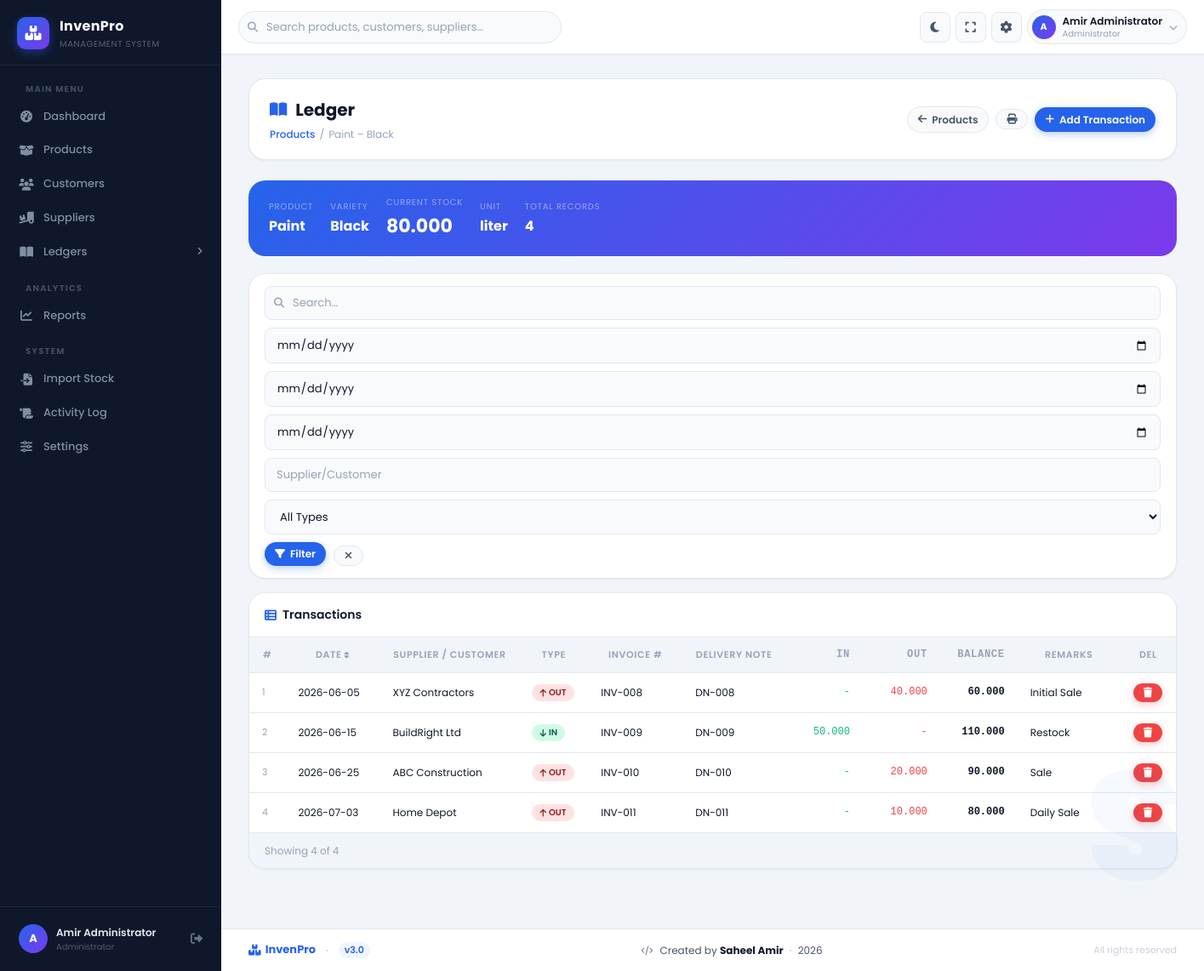
/ledger/index.php?variety_id=2 (signed in), run on the app's committed database.
### tables this page shows
CREATE TABLE product_varieties (
    id INT PRIMARY KEY AUTO_INCREMENT,
    product_id INT NOT NULL,
    name VARCHAR(255) NOT NULL,
    current_stock DECIMAL(15,3) DEFAULT 0.000,
    created_at DATETIME DEFAULT CURRENT_TIMESTAMP,
    updated_at DATETIME DEFAULT CURRENT_TIMESTAMP ON UPDATE CURRENT_TIMESTAMP,
    FOREIGN KEY (product_id) REFERENCES products(id) ON DELETE CASCADE,
    UNIQUE KEY uniq_product_variety (product_id, name),
    INDEX idx_variety_product (product_id)
);

CREATE TABLE products (
    id INT PRIMARY KEY AUTO_INCREMENT,
    name VARCHAR(255) NOT NULL,
    description TEXT DEFAULT '',
    category VARCHAR(100) DEFAULT '',
    unit VARCHAR(50) DEFAULT 'pcs',
    created_at DATETIME DEFAULT CURRENT_TIMESTAMP,
    updated_at DATETIME DEFAULT CURRENT_TIMESTAMP ON UPDATE CURRENT_TIMESTAMP,
    created_by INT DEFAULT NULL,
    FOREIGN KEY (created_by) REFERENCES users(id) ON DELETE SET NULL,
    INDEX idx_product_category (category)
);

CREATE TABLE ledger_transactions (
    id INT PRIMARY KEY AUTO_INCREMENT,
    variety_id INT NOT NULL,
    transaction_date DATE NOT NULL,
    customer VARCHAR(255) DEFAULT '',
    invoice_number VARCHAR(100) DEFAULT '',
    delivery_note VARCHAR(100) DEFAULT '',
    stock_in DECIMAL(15,3) DEFAULT 0.000,
    stock_out DECIMAL(15,3) DEFAULT 0.000,
    remarks TEXT DEFAULT '',
    created_at DATETIME DEFAULT CURRENT_TIMESTAMP,
    created_by INT DEFAULT NULL,
    FOREIGN KEY (variety_id) REFERENCES product_varieties(id) ON DELETE CASCADE,
    FOREIGN KEY (created_by) REFERENCES users(id) ON DELETE SET NULL,
    INDEX idx_trans_variety_date (variety_id, transaction_date),
    INDEX idx_trans_date (transaction_date),
    INDEX idx_trans_customer (customer),
    INDEX idx_trans_invoice (invoice_number)
);

### includes/functions.php (called while the page is built, shortened)
<?php
function get_setting($key, $default = '') {
    static $settings = null;
    if ($settings === null) {
        $db = getDB();
        $result = $db->query("SELECT setting_key, setting_value FROM settings");
        $settings = [];
        while ($row = $result->fetch_assoc()) {
            $settings[$row['setting_key']] = $row['setting_value'];
        }
    }
    return $settings[$key] ?? $default;
}

### ledger/index.php (the view, shortened to what this page needs)
<?php
require_once __DIR__.'/../includes/functions.php';
$action=$_GET['action']??'index';
if($action==='add')    { if($_SERVER['REQUEST_METHOD']==='POST') add_txn(); else show_form(); }
elseif($action==='delete') del_txn();
else index_page();
function index_page(){
  $db=getDB(); $vid=(int)($_GET['variety_id']??0);
  $vs=$db->prepare("SELECT v.*,p.name pname,p.unit FROM product_varieties v JOIN products p ON v.product_id=p.id WHERE v.id=?");
  $vs->bind_param('i',$vid); $vs->execute(); $var=$vs->get_result()->fetch_assoc(); $vs->close();
  $search=$_GET['search']??''; $fd=$_GET['filter_date']??'';
  $fdf=$_GET['filter_date_from']??''; $fdt=$_GET['filter_date_to']??'';
  $fc=$_GET['filter_customer']??''; $ftype=$_GET['filter_type']??'';
  $pg=max(1,(int)($_GET['page']??1));
  $lim=(int)(get_setting('rows_per_page')?:25); $off=($pg-1)*$lim;
  $sort=$_GET['sort']??'date'; $dir=strtoupper($_GET['dir']??'DESC');
  $smap=['id'=>'l.id','date'=>'l.transaction_date','customer'=>'l.customer','invoice'=>'l.invoice_number','in'=>'l.stock_in','out'=>'l.stock_out'];
  $w="WHERE l.variety_id=?"; $p=[$vid]; $t='i';
  $cs=$db->prepare("SELECT COUNT(*) total FROM ledger_transactions l $w");
  $cs->bind_param($t,...$p); $cs->execute(); $total=(int)$cs->get_result()->fetch_assoc()['total']; $cs->close();
  $lp=$p; $lt=$t;
  $ls=$db->prepare("SELECT l.* FROM ledger_transactions l $w ORDER BY {$smap[$sort]} $dir,l.id DESC LIMIT $lim OFFSET $off");
  if($lp) $ls->bind_param($lt,...$lp);
  $ls->execute(); $txns=$ls->get_result()->fetch_all(MYSQLI_ASSOC); $ls->close(); $db->close();
  function su($col){
    $cur=$_GET['sort']??'date'; $d=strtoupper($_GET['dir']??'DESC');
    $nd=($col===$cur&&$d==='ASC')?'DESC':'ASC';
    $q=$_GET; $q['sort']=$col; $q['dir']=$nd;
    return '?'.http_build_query($q);
  }
  require __DIR__.'/../includes/header.php';
?>
<div class="main-content">
  <div class="page-header">
    <div class="page-header-left">
      <h1><i class="fa-solid fa-book-open"></i> Ledger</h1>
      <div class="breadcrumb">
        <a href="<?php echo APP_URL; ?>/products/index.php">Products</a><span class="sep">/</span>
        <span><?php echo htmlspecialchars($var['pname'].' – '.$var['name']); ?></span>
      </div>
    </div>
    <div class="header-actions">
      <a href="<?php echo APP_URL; ?>/products/index.php" class="btn btn-secondary btn-sm"><i class="fa-solid fa-arrow-left"></i> Products</a>
      <button onclick="window.print()" class="btn btn-secondary btn-sm"><i class="fa-solid fa-print"></i></button>
      <a href="?variety_id=<?php echo $vid; ?>&action=add" class="btn btn-primary btn-sm"><i class="fa-solid fa-plus"></i> Add Transaction</a>
    </div>
  </div>
  <div class="info-band" style="margin-bottom:20px;">
    <div class="ib-item"><div class="ib-label">Product</div><div class="ib-value"><?php echo htmlspecialchars($var['pname']); ?></div></div>
    <div class="ib-item"><div class="ib-label">Variety</div><div class="ib-value"><?php echo htmlspecialchars($var['name']); ?></div></div>
    <div class="ib-item"><div class="ib-label">Current Stock</div><div class="ib-value big"><?php echo number_format($var['current_stock'],3); ?></div></div>
    <div class="ib-item"><div class="ib-label">Unit</div><div class="ib-value"><?php echo htmlspecialchars($var['unit']??'pcs'); ?></div></div>
    <div class="ib-item"><div class="ib-label">Total Records</div><div class="ib-value"><?php echo number_format($total); ?></div></div>
  </div>
  <div class="card" style="margin-bottom:16px;padding:14px 18px;">
    <form method="GET" style="display:flex;flex-wrap:wrap;gap:9px;align-items:flex-end;">
      <div class="input-wrap" style="flex:1;min-width:150px;">
        <input type="text" name="search" class="form-control" placeholder="Search…" value="<?php echo htmlspecialchars($search); ?>">
      </div>
      <input type="date" name="filter_date"      class="form-control" value="<?php echo htmlspecialchars($fd); ?>"  title="Exact date"  style="min-width:130px;">
      <input type="date" name="filter_date_from" class="form-control" value="<?php echo htmlspecialchars($fdf); ?>" title="From date"   style="min-width:130px;">
      <input type="date" name="filter_date_to"   class="form-control" value="<?php echo htmlspecialchars($fdt); ?>" title="To date"     style="min-width:130px;">
      <input type="text" name="filter_customer"  class="form-control" value="<?php echo htmlspecialchars($fc); ?>"  placeholder="Supplier/Customer" style="min-width:130px;">
      <select name="filter_type" class="form-control" style="min-width:110px;">
        <option value="">All Types</option>
      </select>
      <button type="submit" class="btn btn-primary btn-sm"><i class="fa-solid fa-filter"></i> Filter</button>
      <a href="?variety_id=<?php echo $vid; ?>" class="btn btn-secondary btn-sm"><i class="fa-solid fa-xmark"></i></a>
    </form>
  </div>
  <div class="table-card">
    <div class="table-toolbar">
      <div class="table-toolbar-title"><i class="fa-solid fa-table-list"></i> Transactions</div>
    </div>
    <div class="tbl-scroll">
      <table class="ledger-datatable">
        <thead><tr>
          <th class="sticky-col" style="min-width:42px;"><a href="<?php echo su('id'); ?>" class="sort-link">#</a></th>
          <th style="min-width:110px;"><a href="<?php echo su('date'); ?>" class="sort-link">Date <i class="fa-solid fa-sort" style="font-size:9px;"></i></a></th>
          <th style="min-width:140px;"><a href="<?php echo su('customer'); ?>" class="sort-link">Supplier / Customer</a></th>
          <th style="min-width:80px;">Type</th>
          <th style="min-width:110px;"><a href="<?php echo su('invoice'); ?>" class="sort-link">Invoice #</a></th>
          <th style="min-width:110px;">Delivery Note</th>
          <th class="number-col" style="min-width:90px;"><a href="<?php echo su('in'); ?>" class="sort-link">IN</a></th>
          <th class="number-col" style="min-width:90px;"><a href="<?php echo su('out'); ?>" class="sort-link">OUT</a></th>
          <th class="number-col" style="min-width:90px;">Balance</th>
          <th style="min-width:120px;">Remarks</th>
          <th style="min-width:60px;">Del</th>
        </tr></thead>
        <tbody>
          <?php if(empty($txns)): ?>
          <tr class="empty-row"><td colspan="11">No transactions found.</td></tr>
          <?php else:
            $bal = (float)$var['current_stock'];
            foreach(array_reverse($txns) as $t2) $bal += $t2['stock_out'] - $t2['stock_in'];
            $idx = $off;
            foreach(array_reverse($txns) as $tx):
              $bal += $tx['stock_in'] - $tx['stock_out'];
          ?>
          <tr>
            <td class="sticky-col" style="color:var(--text-3);font-size:11px;"><?php echo ++$idx; ?></td>
            <td style="white-space:nowrap;font-size:12px;"><?php echo htmlspecialchars($tx['transaction_date']); ?></td>
            <td style="font-size:12px;"><?php echo htmlspecialchars($tx['customer'])?:'-'; ?></td>
            <td>
              <?php if($tx['stock_in']>0): ?>
              <span class="badge badge-success" style="font-size:10px;"><i class="fa-solid fa-arrow-down"></i> IN</span>
              <?php else: ?>
              <span class="badge badge-danger" style="font-size:10px;"><i class="fa-solid fa-arrow-up"></i> OUT</span>
              <?php endif; ?>
            </td>
            <td style="font-size:12px;"><?php echo htmlspecialchars($tx['invoice_number'])?:'-'; ?></td>
            <td style="font-size:12px;"><?php echo htmlspecialchars($tx['delivery_note'])?:'-'; ?></td>
            <td class="number-col" style="color:var(--success);"><?php echo $tx['stock_in']>0?number_format($tx['stock_in'],3):'-'; ?></td>
            <td class="number-col" style="color:var(--danger);"><?php echo $tx['stock_out']>0?number_format($tx['stock_out'],3):'-'; ?></td>
            <td class="number-col font-bold"><?php echo number_format($bal,3); ?></td>
            <td style="max-width:120px;white-space:nowrap;overflow:hidden;text-overflow:ellipsis;font-size:12px;"><?php echo htmlspecialchars($tx['remarks'])?:'-'; ?></td>
            <td>
              <form method="POST" action="?variety_id=<?php echo $vid; ?>&action=delete" style="display:inline;" onsubmit="return confirm('Delete this transaction?');">
                <button type="submit" class="btn btn-danger btn-sm"><i class="fa-solid fa-trash"></i></button>
              </form>
            </td>
          </tr>
          <?php endforeach; endif; ?>
        </tbody>
      </table>
    </div>
    <div class="table-footer">
      <div class="table-info">Showing <?php echo count($txns); ?> of <?php echo number_format($total); ?></div>
    </div>
  </div>
</div>
<?php require __DIR__.'/../includes/footer.php'; }
?>

### data on the page
product_varieties: product+name "Paint – Black", product.name "Paint", name "Black", current_stock "80.000", product.unit "liter"
ledger_transactions: transaction_date "2026-06-05", customer "XYZ Contractors", stock_in 0 (drawn), invoice_number "INV-008", delivery_note "DN-008", stock_out "40.000", bal "60.000", remarks "Initial Sale"
ledger_transactions: transaction_date "2026-06-15", customer "BuildRight Ltd", shows "IN", invoice_number "INV-009", delivery_note "DN-009", stock_in "50.000", bal "110.000", remarks "Restock"
ledger_transactions: transaction_date "2026-06-25", customer "ABC Construction", stock_in 0 (drawn), invoice_number "INV-010", delivery_note "DN-010", stock_out "20.000", bal "90.000", remarks "Sale"
ledger_transactions: transaction_date "2026-07-03", customer "Home Depot", stock_in 0 (drawn), invoice_number "INV-011", delivery_note "DN-011", stock_out "10.000", bal "80.000", remarks "Daily Sale"

### other printed values
substr($_SESSION['full_name']??'U',0,1) "A"
$_SESSION['full_name'] "Amir Administrator"
$total "4"
count($txns) "4"
